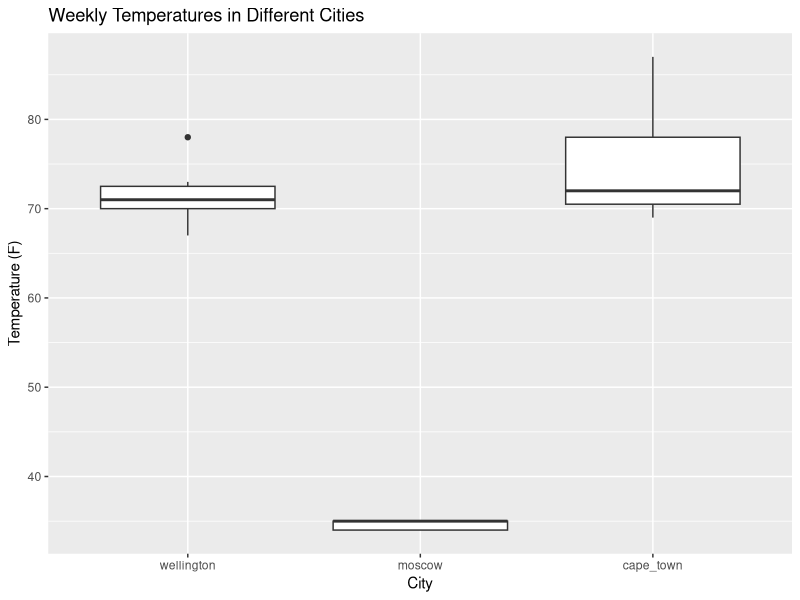

Write the R code that produced this figure.
## ---- chunk 1
test_variable <- 2 + 6
test_variable
## ---- chunk 2
# Create your variable here
temps_f <- c(78, 69, 67, 73, 72, 71, 71)
## ---- chunk 3
# Write your function here
fahrenheit_to_celsius <- function(temp){
 return((temp - 32) * 5 / 9)
}
fahrenheit_to_celsius(32)
fahrenheit_to_celsius(0)
## ---- chunk 4
# Apply your function to temps_f here
temps_c <- sapply(temps_f, fahrenheit_to_celsius)
temps_c
## ---- chunk 5
# Write your function here
is_nice_weather <- function(temps){
  count <- 0
  for(temp in temps){
    if (temp > 60){
      count <- count + 1
    }
  }
  return(count > length(temps) / 2)
}

is_nice_weather(temps_f)

## ---- chunk 6
# Create your list here
possible_destinations <- list(wellington = temps_f, moscow = c(34, 35, 35, 34, 35, 34, 35), cape_town = c(87, 82, 74, 72, 71, 69, 70))
possible_destinations
## ---- chunk 7
# Apply your function to your list
nice_cities <- lapply(possible_destinations, is_nice_weather)
nice_cities
## ---- chunk 8
# Create your boxplot visualization.
library(ggplot2)
destination_df <- as.data.frame(possible_destinations)
ggplot(stack(destination_df), aes(x = ind, y = values)) +
  geom_boxplot() + labs(x= "City", y= "Temperature (F)") + ggtitle("Weekly Temperatures in Different Cities")
## ---- chunk 9

